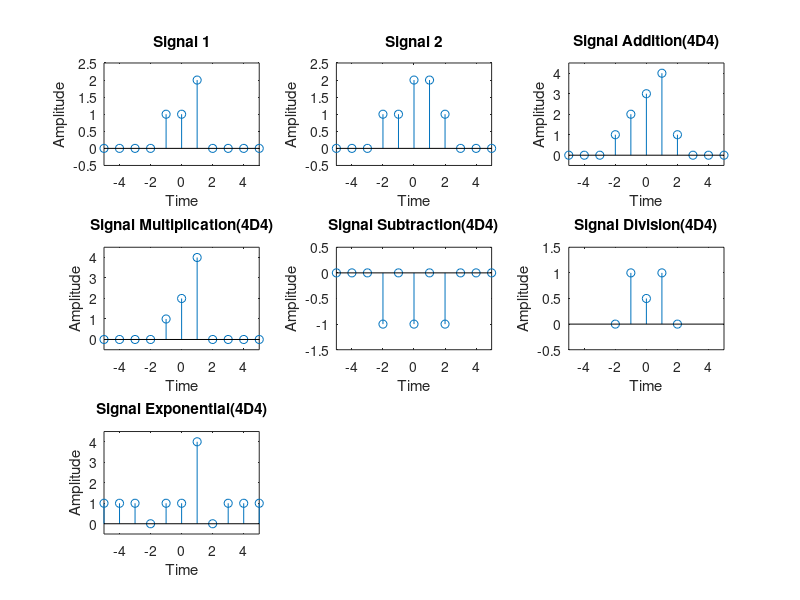

The MATLAB script that drew this image:
clear all
close all

%time range
t=-5:1:+5;

%Signal 1
Signal_1 = (t+2).*(t>=-2 & t<=-1) + (1).*(t>-1 & t<=0)+ (2).*(t>0 & t<=1)+ (2-t).*(t>1 & t<=2);

subplot(3,3,1);
stem(t,Signal_1);
xlabel("Time");
ylabel("Amplitude");
title("Signal 1");
axis([min(t),max(t),min(Signal_1)-0.5,max(Signal_1)+0.5]);

%Signal 1
Signal_2 = (1).*(t>=-2 & t<=-1)+ (2).*(t>-1 & t<=1) + (1).*(t>1 & t<=2) + (3-t).*(t>2 & t<=3);

subplot(3,3,2);
stem(t,Signal_2);
xlabel("Time");
ylabel("Amplitude");
title("Signal 2");
axis([min(t),max(t),min(Signal_2)-0.5,max(Signal_2)+0.5]);

%Signal Addition
Signal_Addition = Signal_1 + Signal_2;

subplot(3,3,3);
stem(t,Signal_Addition);
xlabel("Time");
ylabel("Amplitude");
title("Signal Addition(4D4)");
axis([min(t),max(t),min(Signal_Addition)-0.5,max(Signal_Addition)+0.5]);

%Signal Multiplication
Signal_Multiplication = Signal_1 .* Signal_2;

subplot(3,3,4);
stem(t,Signal_Multiplication);
xlabel("Time");
ylabel("Amplitude");
title("Signal Multiplication(4D4)");
axis([min(t),max(t),min(Signal_Multiplication)-0.5,max(Signal_Multiplication)+0.5]);

%Signal Subtraction
Signal_Subtraction = Signal_1 - Signal_2;

subplot(3,3,5);
stem(t,Signal_Subtraction);
xlabel("Time");
ylabel("Amplitude");
title("Signal Subtraction(4D4)");
axis([min(t),max(t),min(Signal_Subtraction)-0.5,max(Signal_Subtraction)+0.5]);

%Signal Division
Signal_Division = Signal_1 ./ Signal_2;

subplot(3,3,6);
stem(t,Signal_Division);
xlabel("Time");
ylabel("Amplitude");
title("Signal Division(4D4)");
axis([min(t),max(t),min(Signal_Division)-0.5,max(Signal_Division)+0.5]);

%Signal Exponential
Signal_Exponential = Signal_1 .^ Signal_2;

subplot(3,3,7);
stem(t,Signal_Exponential);
xlabel("Time");
ylabel("Amplitude");
title("Signal Exponential(4D4)");
axis([min(t),max(t),min(Signal_Exponential)-0.5,max(Signal_Exponential)+0.5]);
